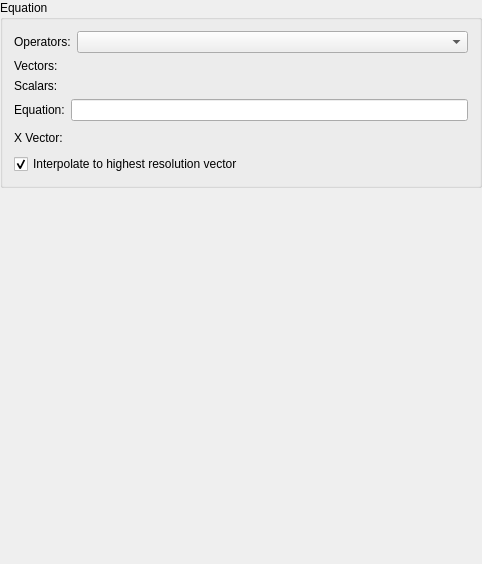
<?xml version="1.0" encoding="UTF-8"?>
<ui version="4.0">
 <exportmacro>KST_EXPORT</exportmacro>
 <class>EqDialogWidget</class>
 <widget class="QWidget" name="EqDialogWidget">
  <property name="geometry">
   <rect>
    <x>0</x>
    <y>0</y>
    <width>482</width>
    <height>564</height>
   </rect>
  </property>
  <layout class="QGridLayout">
   <property name="margin">
    <number>0</number>
   </property>
   <property name="spacing">
    <number>0</number>
   </property>
   <item row="2" column="0">
    <widget class="CurvePlacementWidget" name="_curvePlacement" native="true"/>
   </item>
   <item row="1" column="0">
    <widget class="CurveAppearanceWidget" name="_curveAppearance" native="true"/>
   </item>
   <item row="0" column="0">
    <widget class="Q3GroupBox" name="GroupBox14">
     <property name="title">
      <string>Equation</string>
     </property>
     <layout class="QGridLayout">
      <item row="3" column="0" colspan="2">
       <layout class="QHBoxLayout">
        <property name="spacing">
         <number>6</number>
        </property>
        <property name="margin">
         <number>0</number>
        </property>
        <item>
         <widget class="QLabel" name="TextLabel1_11">
          <property name="sizePolicy">
           <sizepolicy hsizetype="Fixed" vsizetype="Fixed">
            <horstretch>0</horstretch>
            <verstretch>0</verstretch>
           </sizepolicy>
          </property>
          <property name="text">
           <string>Equation:</string>
          </property>
          <property name="wordWrap">
           <bool>false</bool>
          </property>
          <property name="buddy">
           <cstring>_equation</cstring>
          </property>
         </widget>
        </item>
        <item>
         <widget class="QLineEdit" name="_equation">
          <property name="whatsThis">
           <string>Enter the equation to be evaluated here.  Use 'x' as the independent variable.  Vectors an operators are selected from the above lists.</string>
          </property>
         </widget>
        </item>
       </layout>
      </item>
      <item row="0" column="0">
       <widget class="QLabel" name="TextLabel1_2_3_2">
        <property name="sizePolicy">
         <sizepolicy hsizetype="Fixed" vsizetype="Fixed">
          <horstretch>0</horstretch>
          <verstretch>0</verstretch>
         </sizepolicy>
        </property>
        <property name="text">
         <string>Operators:</string>
        </property>
        <property name="wordWrap">
         <bool>false</bool>
        </property>
        <property name="buddy">
         <cstring>Operators</cstring>
        </property>
       </widget>
      </item>
      <item row="1" column="0">
       <widget class="QLabel" name="TextLabel1_2_2">
        <property name="sizePolicy">
         <sizepolicy hsizetype="Fixed" vsizetype="Fixed">
          <horstretch>0</horstretch>
          <verstretch>0</verstretch>
         </sizepolicy>
        </property>
        <property name="text">
         <string>Vectors:</string>
        </property>
        <property name="wordWrap">
         <bool>false</bool>
        </property>
        <property name="buddy">
         <cstring>_vectors</cstring>
        </property>
       </widget>
      </item>
      <item row="2" column="0">
       <widget class="QLabel" name="TextLabel1_2_2_2">
        <property name="sizePolicy">
         <sizepolicy hsizetype="Fixed" vsizetype="Fixed">
          <horstretch>0</horstretch>
          <verstretch>0</verstretch>
         </sizepolicy>
        </property>
        <property name="text">
         <string>Scalars:</string>
        </property>
        <property name="wordWrap">
         <bool>false</bool>
        </property>
        <property name="buddy">
         <cstring>_scalars</cstring>
        </property>
       </widget>
      </item>
      <item row="0" column="1">
       <widget class="QComboBox" name="Operators">
        <property name="whatsThis">
         <string>Select an operator from this list to insert it into the equation.  All valid operators are listed here.  </string>
        </property>
       </widget>
      </item>
      <item row="1" column="1">
       <widget class="VectorSelector" name="_vectors" native="true"/>
      </item>
      <item row="2" column="1">
       <widget class="ScalarSelector" name="_scalars" native="true"/>
      </item>
      <item row="4" column="1">
       <widget class="VectorSelector" name="_xVectors" native="true">
        <property name="enabled">
         <bool>true</bool>
        </property>
       </widget>
      </item>
      <item row="5" column="0" colspan="2">
       <widget class="QCheckBox" name="_doInterpolation">
        <property name="text">
         <string>Interpolate to highest resolution vector</string>
        </property>
        <property name="checked">
         <bool>true</bool>
        </property>
       </widget>
      </item>
      <item row="4" column="0">
       <widget class="QLabel" name="textLabel1_2">
        <property name="text">
         <string>X Vector:</string>
        </property>
        <property name="wordWrap">
         <bool>false</bool>
        </property>
       </widget>
      </item>
     </layout>
    </widget>
   </item>
  </layout>
 </widget>
 <layoutdefault spacing="6" margin="11"/>
 <pixmapfunction>qPixmapFromMimeSource</pixmapfunction>
 <customwidgets>
  <customwidget>
   <class>Q3GroupBox</class>
   <extends>QGroupBox</extends>
   <header>Qt3Support/Q3GroupBox</header>
   <container>1</container>
  </customwidget>
  <customwidget>
   <class>CurvePlacementWidget</class>
   <extends>QWidget</extends>
   <header>curveplacementwidget.h</header>
  </customwidget>
  <customwidget>
   <class>CurveAppearanceWidget</class>
   <extends>QWidget</extends>
   <header>curveappearancewidget.h</header>
  </customwidget>
  <customwidget>
   <class>VectorSelector</class>
   <extends>QWidget</extends>
   <header>vectorselector.h</header>
  </customwidget>
  <customwidget>
   <class>ScalarSelector</class>
   <extends>QWidget</extends>
   <header>scalarselector.h</header>
  </customwidget>
 </customwidgets>
 <tabstops>
  <tabstop>Operators</tabstop>
  <tabstop>_vectors</tabstop>
  <tabstop>_scalars</tabstop>
  <tabstop>_equation</tabstop>
  <tabstop>_xVectors</tabstop>
  <tabstop>_doInterpolation</tabstop>
  <tabstop>_curveAppearance</tabstop>
  <tabstop>_curvePlacement</tabstop>
 </tabstops>
 <includes>
  <include location="global">kst_export.h</include>
 </includes>
 <resources/>
 <connections>
  <connection>
   <sender>Operators</sender>
   <signal>activated(QString)</signal>
   <receiver>_equation</receiver>
   <slot>insert(QString)</slot>
   <hints>
    <hint type="sourcelabel">
     <x>20</x>
     <y>20</y>
    </hint>
    <hint type="destinationlabel">
     <x>20</x>
     <y>20</y>
    </hint>
   </hints>
  </connection>
  <connection>
   <sender>Operators</sender>
   <signal>activated(QString)</signal>
   <receiver>_equation</receiver>
   <slot>setFocus()</slot>
   <hints>
    <hint type="sourcelabel">
     <x>20</x>
     <y>20</y>
    </hint>
    <hint type="destinationlabel">
     <x>20</x>
     <y>20</y>
    </hint>
   </hints>
  </connection>
  <connection>
   <sender>_vectors</sender>
   <signal>selectionChangedLabel(QString)</signal>
   <receiver>_equation</receiver>
   <slot>insert(QString)</slot>
   <hints>
    <hint type="sourcelabel">
     <x>20</x>
     <y>20</y>
    </hint>
    <hint type="destinationlabel">
     <x>20</x>
     <y>20</y>
    </hint>
   </hints>
  </connection>
  <connection>
   <sender>_vectors</sender>
   <signal>selectionChangedLabel(QString)</signal>
   <receiver>_equation</receiver>
   <slot>setFocus()</slot>
   <hints>
    <hint type="sourcelabel">
     <x>20</x>
     <y>20</y>
    </hint>
    <hint type="destinationlabel">
     <x>20</x>
     <y>20</y>
    </hint>
   </hints>
  </connection>
  <connection>
   <sender>_scalars</sender>
   <signal>selectionChangedLabel(QString)</signal>
   <receiver>_equation</receiver>
   <slot>insert(QString)</slot>
   <hints>
    <hint type="sourcelabel">
     <x>20</x>
     <y>20</y>
    </hint>
    <hint type="destinationlabel">
     <x>20</x>
     <y>20</y>
    </hint>
   </hints>
  </connection>
  <connection>
   <sender>_scalars</sender>
   <signal>selectionChangedLabel(QString)</signal>
   <receiver>_equation</receiver>
   <slot>setFocus()</slot>
   <hints>
    <hint type="sourcelabel">
     <x>20</x>
     <y>20</y>
    </hint>
    <hint type="destinationlabel">
     <x>20</x>
     <y>20</y>
    </hint>
   </hints>
  </connection>
 </connections>
</ui>
